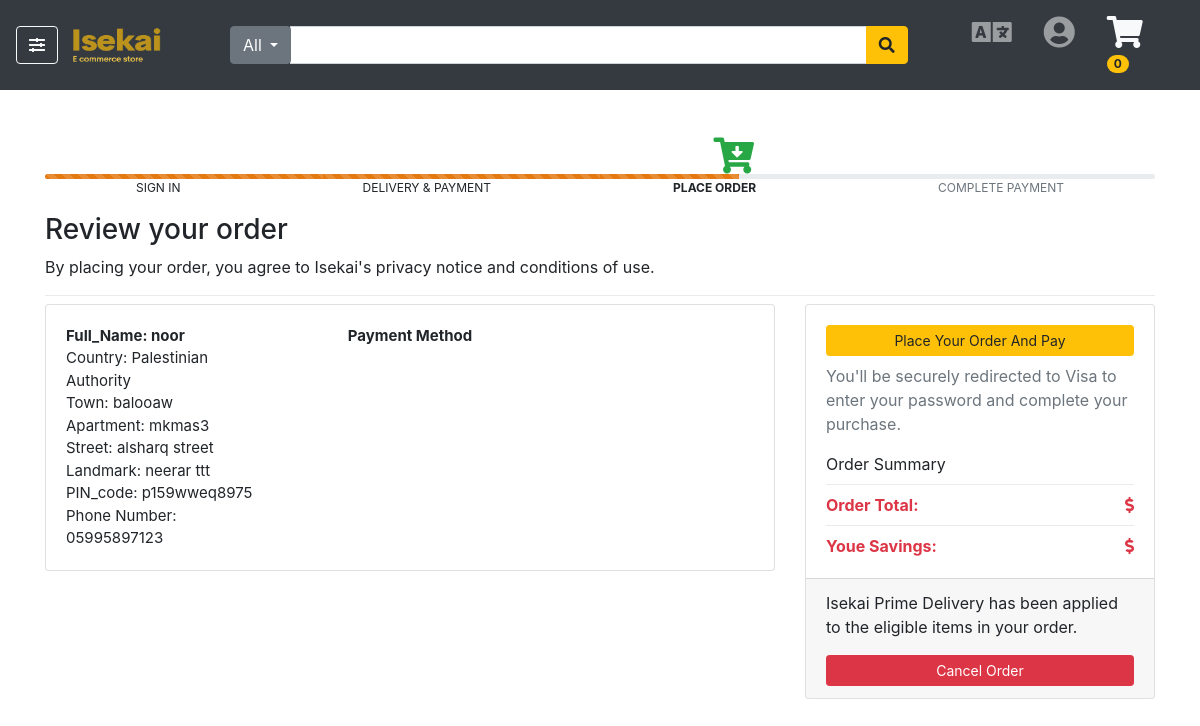
Screenshot of /review_order (signed in) with the database file from the repository.
### app1/models.py (models this page shows, shortened)
class User(models.Model):
    username=models.CharField(max_length=64)
    email=models.CharField(max_length=255)
    password=models.TextField()
    avatar=models.ImageField(upload_to='image',default='image/default.jpg',blank=True,null=True)
    created_at=models.DateTimeField(auto_now_add=True)
    updated_at=models.DateTimeField(auto_now=True)
    objects= UserManager()

class Address(models.Model):
    uploaded_by = models.ForeignKey(User, related_name ='address', on_delete = models.CASCADE)
    country=models.CharField(max_length=225)
    full_name=models.CharField(max_length=225)
    mobile_number=models.CharField(max_length=225)
    PIN_code=models.CharField(max_length=225)
    Apartment=models.CharField(max_length=225)
    street=models.CharField(max_length=225)
    landmark=models.CharField(max_length=225)
    town=models.CharField(max_length=225)
    objects= AddressManager()

### app1/views.py (the view)
# urls.py: path('review_order',views.review_order),
def review_order(request):
    if not 'user_id' in request.session:
        messages.error(request,"You have to login first")
        return redirect('/login')
    else:
        this_address=Address.objects.get(id=request.session['user_address_id'])
        context = {
            'specific_user': User.objects.get(id=request.session['user_id']),
            'this_address':this_address#motaz
        }
        return render(request, "review_order.html", context)

### app1/templates/review_order.html (shortened to what this page needs)
<!doctype html>
<html lang="en">
<head>
  {% load static %}
  <link rel="stylesheet" href="https://cdnjs.cloudflare.com/ajax/libs/font-awesome/5.14.0/css/all.min.css"
 />
  <link rel="stylesheet" href="{% static 'css/bootstrap.min.css' %}">
  <link rel="stylesheet" href="{% static 'css/bootstrap-drawer.min.css' %}">
  <link rel="stylesheet" href="{% static 'css/custom.css' %}">
</head>
<body>
  <nav class="navbar navbar-expand-md navbar-dark bg-dark">
    <button class="btn btn-outline-light" data-toggle="drawer" data-target="#amazonDrawer">
      <i class="fas fa-sliders-h"></i>
    </button>
    <a class="navbar-brand pl-2" href="/">
      <img src="{% static 'img/logo.png' %}" height="40" width="100" alt="logo">
    </a>
    <div class="collapse navbar-collapse" id="navbarSupportedContent">
      <form class="form-inline px-lg-5" novalidate method="get">
        <div class="input-group">
          <div class="input-group-prepend">
            <div class="dropdown">
              <button class="btn btn-secondary dropdown-toggle" name="btnCategory" type="button"
                id="btnCategoryDropdownMenu" data-toggle="dropdown" aria-haspopup="true" aria-expanded="false">
                All
              </button>
            </div>
          </div>
          <input type="text" class="form-control" size="50" name="query" id="query">
          <div class="input-group-append">
            <button type="submit" class="btn btn-warning">
              <i class="fas fa-search"></i>
            </button>
          </div>
        </div>
      </form>
      <ul class="navbar-nav">
        <li class="nav-item dropdown px-2">
          <a class="nav-link" href="#" id="prefLanguageDropdown" role="button" data-toggle="dropdown"
            aria-haspopup="true" aria-expanded="false">
            <i class="fas fa-2x fa-language"></i>
          </a>
        </li>
        <li class="nav-item dropdown px-2">
          <a class="nav-link" href="/login" id="userAccount" role="button" data-toggle="dropdown"
            aria-haspopup="true" aria-expanded="false">
            <i class="fas fa-2x fa-user-circle"></i>
          </a>
        </li>
        <li class="nav-item px-2">
          <a class="nav-link" href="/cart" aria-disabled=" true">
            <i class="fas fa-2x text-light fa-shopping-cart"></i>
            {% if 'user_id' in request.session %}
            <span class="badge badge-warning badge-pill">{{specific_user.order_items_for_user.count}}</span>
            {% endif %}
          </a>
        </li>
      </ul>
    </div>
  </nav>
  <div class="container my-5">
    <div class="d-flex flex-column">
      <div class="d-flex flex-row text-uppercase justify-content-around" style="font-size: 12px;">
        <p class="mb-0 pb-0"><i class="fas fa-cart-arrow-down fa-3x text-success"></i></p>
      </div>
      <div class="progress" style="height: 5px;">
        <div class="progress-bar progress-bar-striped progress-bar-animated" role="progressbar"
          style="width: 25%; background-color: #e47911;"></div>
        <div class="progress-bar progress-bar-striped progress-bar-animated" role="progressbar"
          style="width: 25%; background-color: #e47911;"></div>
        <div class="progress-bar progress-bar-striped progress-bar-animated" role="progressbar"
          style="width: 12.5%; background-color: #e47911;"></div>
      </div>
      <div class="d-flex flex-row text-uppercase justify-content-around" style="font-size: 12px;">
        <p>sign in</p>
        <p>delivery & payment</p>
        <p class="font-weight-bold">place order</p>
        <p class="text-muted">complete payment</p>
      </div>
    </div>
    <h3>Review your order </h3>
    <p>By placing your order, you agree to Isekai's privacy notice and conditions of use.</p>
    <div class="dropdown-divider"></div>
    <div class="row">
      <div class="col-md-8">
        <div class="row">
          <div class="col-md-12">
            <div class="card">
              <div class="card-body">
                <div class="row">
                  <div class="col-md-4" style="font-size: 15px;">
                    <p class="font-weight-bold my-0 py-0">Full_Name: {{this_address.full_name}}</p>
                    <p class="my-0 py-0">Country: {{this_address.country}}</p>
                    <p class="my-0 py-0">Town: {{this_address.town}}</p>
                    <p class="my-0 py-0">Apartment: {{this_address.Apartment}}</p>
                    <p class="my-0 py-0">Street: {{this_address.street}}</p>
                    <p class="my-0 py-0">Landmark: {{this_address.landmark}}</p>
                    <p class="my-0 py-0">PIN_code: {{this_address.PIN_code}}</p>
                    <p class="my-0 py-0">Phone Number: {{this_address.mobile_number}}</p>
                  </div>
                  <div class="col-md-4 text-center" style="font-size: 15px;">
                    <p class="font-weight-bold my-0 py-0">Payment Method</p>
                  </div>
                </div>
              </div>
            </div>
          </div>
        </div>
      </div>
      <div class="col-md-4">
        <div class="card mt-md-0 mt-3">
          <div class="card-body">
            <form action="/create_order" method="POST">
                <button class="btn btn-sm btn-warning btn-block text-capitalize">place your order and pay</button>
            </form>
            <p class="text-muted mt-2">You'll be securely redirected to Visa to enter your password and complete your
              purchase.</p>
            <p class="my-0">Order Summary</p>
            <div class="dropdown-divider"></div>
            <p class="my-0 text-danger font-weight-bold">Order Total:
              <span class="float-right">
                <i class="fas fa-dollar-sign"></i>
              </span>
            </p>
            <div class="dropdown-divider"></div>
            <p class="my-0 text-danger font-weight-bold">Youe Savings:
              <span class="float-right">
                <i class="fas fa-dollar-sign"></i>
              </span>
            </p>
          </div>
          <div class="card-footer">
            <p>Isekai Prime Delivery has been applied to the eligible items in your order.</p>
            <a href="/cancel_order_and_items"><button  class="btn btn-danger btn-sm btn-block">Cancel Order</button></a>
          </div>
        </div>
      </div>
    </div>
  </div>
</body>
</html>

### rows the page displays
User: order_items_for_user.count "0"
Address: full_name "noor", country "Palestinian Authority", town "balooaw", Apartment "mkmas3", street "alsharq street", landmark "neerar ttt", PIN_code "p159wweq8975", mobile_number "05995897123"
